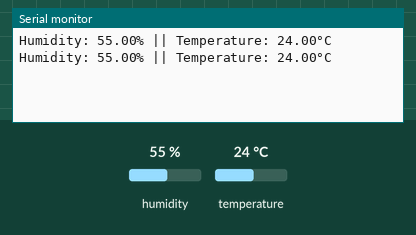
Simulated run of this sketch. Board: Arduino Uno, built with avr-gcc and run on an emulated ATmega328P. Shown: the last lines printed to the serial monitor. Inputs (shaded band) come from the test bench; at power-on: humidity 55 %, temperature 24 °C.

Above: at 4.8 s.
4.9 s: humidity set to 22 %
At 7.5 s:
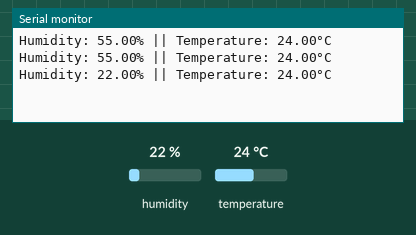
7.9 s: temperature set to 12 °C
At 9.3 s:
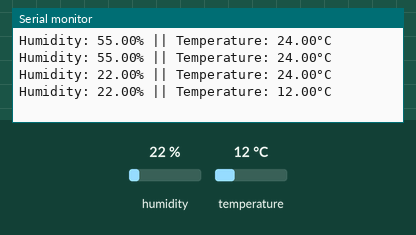
10.9 s: humidity set to 40 %
At 12.8 s:
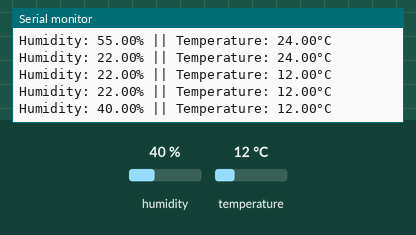
Timing chart, 0 to 14.3 s (numbered marks = the images above; inputs shaded):
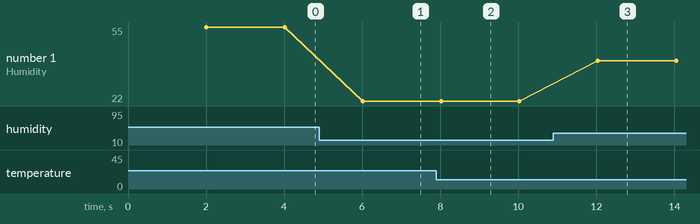

The sketch:

temphumid.ino
```cpp
#include <Adafruit_Sensor.h>
#include <DHT.h>

#define DHTPIN 2

#define DHTTYPE DHT22

DHT dht = DHT(DHTPIN, DHTTYPE);

void setup() {
  Serial.begin(9600);
  dht.begin();
}

void loop() {
  delay(2000);

  float h = dht.readHumidity();
  float t = dht.readTemperature();

  if (isnan(h) || isnan(t)) {
    Serial.println("Failed to read from DHT sensor!");
    return;
  }

  Serial.print("Humidity: ");
  Serial.print(h);
  Serial.print("% || ");
  Serial.print("Temperature: ");
  Serial.print(t);
  Serial.print("\xC2\xB0");
  Serial.println("C");
}
```

ArduinoSensorsCode.cpp
```cpp
// Example testing sketch for various DHT humidity/temperature sensors
// Written by ladyada, public domain
#include <Wire.h>
#include "rgb_lcd.h"
#include "DHT.h"


int sensorValue;//
long sum = 0;//
int vout = 0;//
int uv = 0;//


#define DHTPIN 2     // what digital pin we're connected to


// Uncomment whatever type you're using!
#define DHTTYPE DHT11   // DHT 11
//#define DHTTYPE DHT22   // DHT 22  (AM2302), AM2321
//#define DHTTYPE DHT21   // DHT 21 (AM2301)


// Connect pin 1 (on the left) of the sensor to +5V
// NOTE: If using a board with 3.3V logic like an Arduino Due connect pin 1
// to 3.3V instead of 5V!
// Connect pin 2 of the sensor to whatever your DHTPIN is
// Connect pin 4 (on the right) of the sensor to GROUND
// Connect a 10K resistor from pin 2 (data) to pin 1 (power) of the sensor


// Initialize DHT sensor.
// Note that older versions of this library took an optional third parameter to
// tweak the timings for faster processors.  This parameter is no longer needed
// as the current DHT reading algorithm adjusts itself to work on faster procs.
DHT dht(DHTPIN, DHTTYPE);


rgb_lcd lcd;
void setup() {
  Serial.begin(9600);
  Serial.println("DHT11 test!");


  dht.begin();


  lcd.begin(16, 2);


}


   void loop() {
  // Wait a few seconds between measurements.
  delay(2000);


  // Reading temperature or humidity takes about 250 milliseconds!
  // Sensor readings may also be up to 2 seconds 'old' (its a very slow sensor)
  float h = dht.readHumidity();
  // Read temperature as Celsius (the default)
  float t = dht.readTemperature();
  // Read temperature as Fahrenheit (isFahrenheit = true)
  float f = dht.readTemperature(true);


  // Check if any reads failed and exit early (to try again).
  if (isnan(h) || isnan(t) || isnan(f)) {
    Serial.println("Failed to read from DHT sensor!");
    return;
  }


  // Compute heat index in Fahrenheit (the default)
  float hif = dht.computeHeatIndex(f, h);
  // Compute heat index in Celsius (isFahreheit = false)
  float hic = dht.computeHeatIndex(t, h, false);


  Serial.print("Humidity: ");
  Serial.print(h);
  Serial.print(" %\t");
  Serial.print("Temperature: ");
  Serial.print(t);
  Serial.print(" *C ");
  Serial.print(f);
  Serial.print(" *F\t");
  Serial.print("Heat index: ");
  Serial.print(hic);
  Serial.print(" *C ");
  Serial.print(hif);
  Serial.println(" *F");


sensorValue = 0;
  sum = 0;
  for(int i = 0 ; i < 1024 ; i++ )//filter calculation
  {
      sensorValue = analogRead(A0);
      sum = sensorValue + sum;
      delay(2);
  }
  vout = sum >> 10;//deal with data
  vout = vout * 4980.0 / 1024;
  Serial.print("The Photocurrent value : ");
  Serial.print(vout);
  Serial.println("mV");
  if(vout < 50){  //check and change the voltage value to uv level
    uv = 0;
  }
  else if(vout < 227){
    uv = 1;
  }
  else if(vout < 318){
    uv = 2;
  }
  else if(vout < 408){
    uv = 3;
  }
  else if(vout < 503){
    uv = 4;
  }
  else if(vout < 606){
    uv = 5;
  }
  else if(vout < 696){
    uv = 6;
  }
  else if(vout < 795){
    uv = 7;
  }
  else if(vout < 881){
    uv = 8;
  }
  else if(vout < 976){
    uv = 9;
  }
  else if(vout < 1079){
    uv = 10;
  }
  else{
    uv = 11;
  }
  delay(20);


lcd.setCursor(0,0);
lcd.print("Humid:");//show"Humidity(%)"
lcd.print (dht.readHumidity());
lcd.print("%");


lcd.setCursor(0,1);
lcd.print("Temp:");//show"Temperature(C)"
lcd.print(dht.readTemperature());
lcd.print("C");


lcd.setCursor(12,15);
lcd.print("UV:");//show"UV" IMPORTANT: REARRANGE THE SCREEN
lcd.print(uv);
lcd.print(".");

 }
```

Measured:
- after the input at 4.9 s, the serial monitor: prints a new line after 1.1 s (image 1)
- after the input at 7.9 s, the serial monitor: prints a new line after 0.12 s (image 2)
- after the input at 10.9 s, the serial monitor: prints a new line after 1.1 s (image 3)
- plotted number 1: 55 → 22 after the input at 4.9 s, 22 → 40 after the input at 10.9 s
